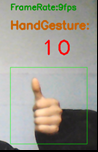
#> input picture effects/数字10识别效果.png, 98 x 152 px, given in place of the camera
$ python GetSamples.py
#> lines starting #> are read from the running program, lines starting #| are printed output that depends on the picture; after the words box and inside, x2 and y2 are one past the last pixel; in counts of white or black regions, pixels touching at a corner belong together
#> further down, frame is the input picture: shape (152, 98, 3); mean B, G, R 143.5, 153.5, 155.7
# coding: utf-8
import numpy as np
import cv2
import time
import os

minValue = 70
sample_nums = 0
counter = 0
gestname = ""
path = ""
saveimg = False
x0 = 400
y0 = 200
height = 200
width = 200

def saveROIImg(img):
    global counter, saveimg, gestname, sample_nums
    if counter > sample_nums:
        saveimg = False
        counter = 0
        gestname = ""
        return
    counter = counter + 1
    name = gestname + "~" +str(counter)
    print("Saving img:",name)
    cv2.imwrite(path+name + ".png", img)
    time.sleep(0.6)

def binaryMask(frame, x0, y0, width, height):
#> called with x0 = 400, y0 = 200, width = 200, height = 200
    cv2.rectangle(frame,(x0,y0),(x0+width, y0+height),(0,255,0))
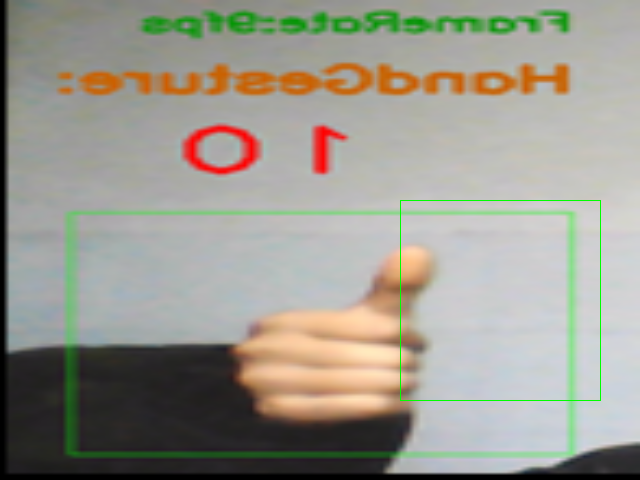
#> frame: shape (480, 640, 3); mean B, G, R 142.9, 153.5, 155
    roi = frame[y0:y0+height, x0:x0+width]
    skin = skinMask(roi)
    cv2.imshow("skin", skin)
    kernel = np.ones((3, 3), np.uint8)
    erosion = cv2.erode(skin, kernel)
    cv2.imshow("erosion", erosion)
    dilation = cv2.dilate(erosion, kernel)
    cv2.imshow("dilation", dilation)
    gray = cv2.cvtColor(dilation, cv2.COLOR_BGR2GRAY)
    cv2.imshow("gray", gray)
    blur = cv2.GaussianBlur(gray, (5, 5), 2)
    cv2.imshow("blur", blur)
    th3 = cv2.adaptiveThreshold(blur, 255,cv2.ADAPTIVE_THRESH_GAUSSIAN_C,
                                cv2.THRESH_BINARY_INV, 11, 2)
    ret,res = cv2.threshold(th3, minValue, 255,
                            cv2.THRESH_BINARY_INV + cv2.THRESH_OTSU)
    if saveimg == True:
        saveROIImg(res)
    return res

def skinMask(roi):
	skinCrCbHist = np.zeros((256,256), dtype= np.uint8)
	cv2.ellipse(skinCrCbHist, (113,155),(23,25), 43, 0,
                360, (255,255,255), -1)
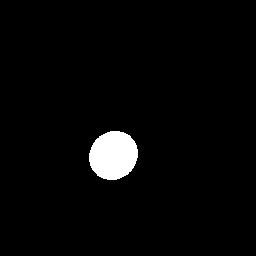
#> skinCrCbHist: shape (256, 256); 2.9% white; 1 white region, box (x1, y1, x2, y2) and area: (89, 131, 138, 180) 1878
	YCrCb = cv2.cvtColor(roi, cv2.COLOR_BGR2YCR_CB)
#> YCrCb: shape (200, 200, 3); mean of channels 0, 1, 2 198.6, 125.9, 125.3
	(y,Cr,Cb) = cv2.split(YCrCb)
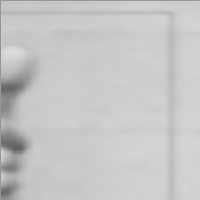
#> y: shape (200, 200); min 96, max 222, mean 198.6
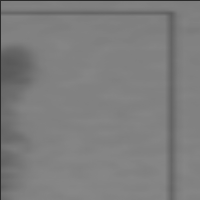
#> Cb: shape (200, 200); min 43, max 135, mean 125.3
	skin = np.zeros(Cr.shape, dtype = np.uint8)
	(x,y) = Cr.shape
#> x = 200; y = 200
	for i in range(0, x):
		for j in range(0, y):
			if skinCrCbHist [Cr[i][j], Cb[i][j]] > 0:
				skin[i][j] = 255
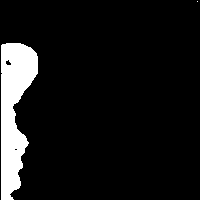
#> skin: shape (200, 200); 9% white; 2 white regions (1 under 20 px), largest, box (x1, y1, x2, y2) and area: (1, 43, 38, 200) 3587
	res = cv2.bitwise_and(roi,roi, mask = skin)
	return res

cap = cv2.VideoCapture(0)
framecount = 0
fps = ""
start = time.time()
while(True):
    ret, frame = cap.read()
    frame = cv2.flip(frame, 3)
    frame = cv2.resize(frame, (640,480))

    if ret == True:
        roi = binaryMask(frame, x0, y0, width, height)
#> in binaryMask, `th3 = cv2.adaptiveThreshold(blur, 255,cv2.ADAPTIVE_THRESH_GAUSSIAN_C, ..`:
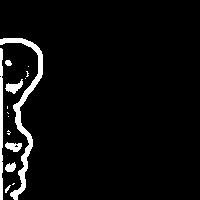
#> th3: shape (200, 200); 4.9% white; 15 white regions (8 under 20 px), largest, box (x1, y1, x2, y2) and area: (0, 38, 43, 200) 1130, (0, 48, 3, 200) 433, (5, 79, 23, 94) 131
#> in binaryMask, `ret,res = cv2.threshold(th3, minValue, 255, cv2.THRESH_BINARY_INV + cv..`: ret = 0
        framecount = framecount + 1
        end  = time.time()
        second = (end - start)
        if( second >= 1):
            fps = 'FrameRate:%sfps' %(framecount)
            start = time.time()
            framecount = 0

    cv2.putText(frame,fps,(400,50), cv2.FONT_HERSHEY_SIMPLEX, 0.7,(0,150,0),2,1)
    cv2.putText(frame,'C --> CreateFloder',(400,100), cv2.FONT_HERSHEY_SIMPLEX, 0.7,(0,100,200),2,1)
    cv2.putText(frame,'S --> SaveSamples',(400,130), cv2.FONT_HERSHEY_SIMPLEX, 0.7,(0,100,200),2,1)
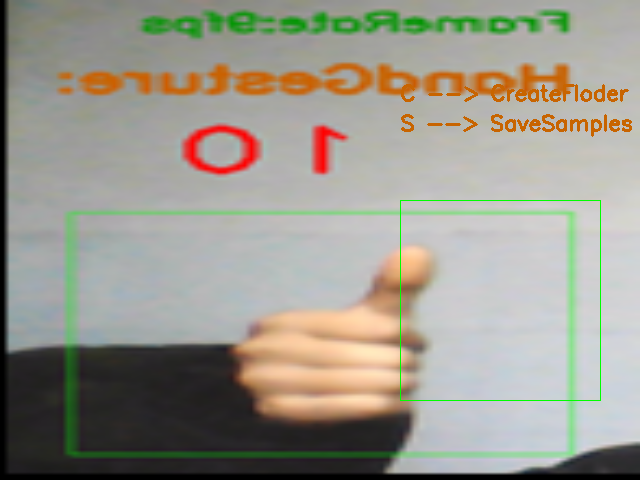
#> frame: shape (480, 640, 3); mean B, G, R 141.4, 152.8, 155.2

    cv2.imshow('Original',frame)
    cv2.imshow('ROI', roi)

    key = cv2.waitKey(5) & 0xff
#> (key Esc is pressed here)
    if key == 27:
        cap.release()
        cv2.destroyAllWindows()
    elif key == ord('c'):
        gestname = input("输入存放手势的文件夹名称: ")
        sample_nums = int(input("输入存放手势图片数目: "))
        try:
            os.makedirs(gestname)
        except OSError as e:
            print(gestname+'文件夹已创建')
        path = "./"+gestname+"/"
    elif key == ord('s'):
        if gestname=='':
            print("请先输入一个存放文件夹的名字")
        else:
            saveimg = True

    elif key == ord('i'):
        y0 = y0 - 5
    elif key == ord('k'):
        y0 = y0 + 5
    elif key == ord('j'):
        x0 = x0 - 5
    elif key == ord('l'):
        x0 = x0 + 5

$ run again, on effects/数字1识别效果.png
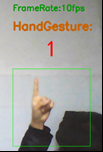
#> input picture effects/数字1识别效果.png, 103 x 152 px, given in place of the camera
#> frame is the input picture: shape (152, 103, 3); mean B, G, R 147.3, 154.5, 154.1
#> skinCrCbHist: shape (256, 256); 2.9% white; 1 white region, box (x1, y1, x2, y2) and area: (89, 131, 138, 180) 1878
#> YCrCb: shape (200, 200, 3); mean of channels 0, 1, 2 199.7, 126.7, 124.3
#> after the loop in skinMask, `for i in range(0, x):`:
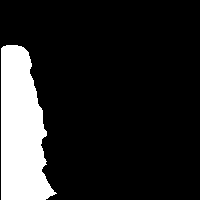
#> skin: shape (200, 200); 15.2% white; 1 white region, box (x1, y1, x2, y2) and area: (1, 45, 57, 200) 6082
#> th3: shape (200, 200); 4.4% white; 24 white regions (16 under 20 px), largest, box (x1, y1, x2, y2) and area: (0, 40, 60, 200) 1068, (0, 51, 3, 200) 445, (35, 172, 40, 184) 34
#> ret = 0
#> `cv2.putText(frame,'S --> SaveSamples',(400,130), cv2.FONT_HERSHEY_SIMP..`:
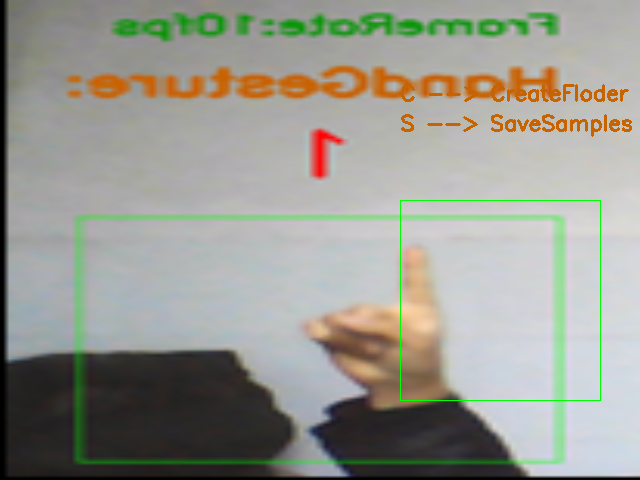
#> frame: shape (480, 640, 3); mean B, G, R 145.2, 153.9, 153.5
